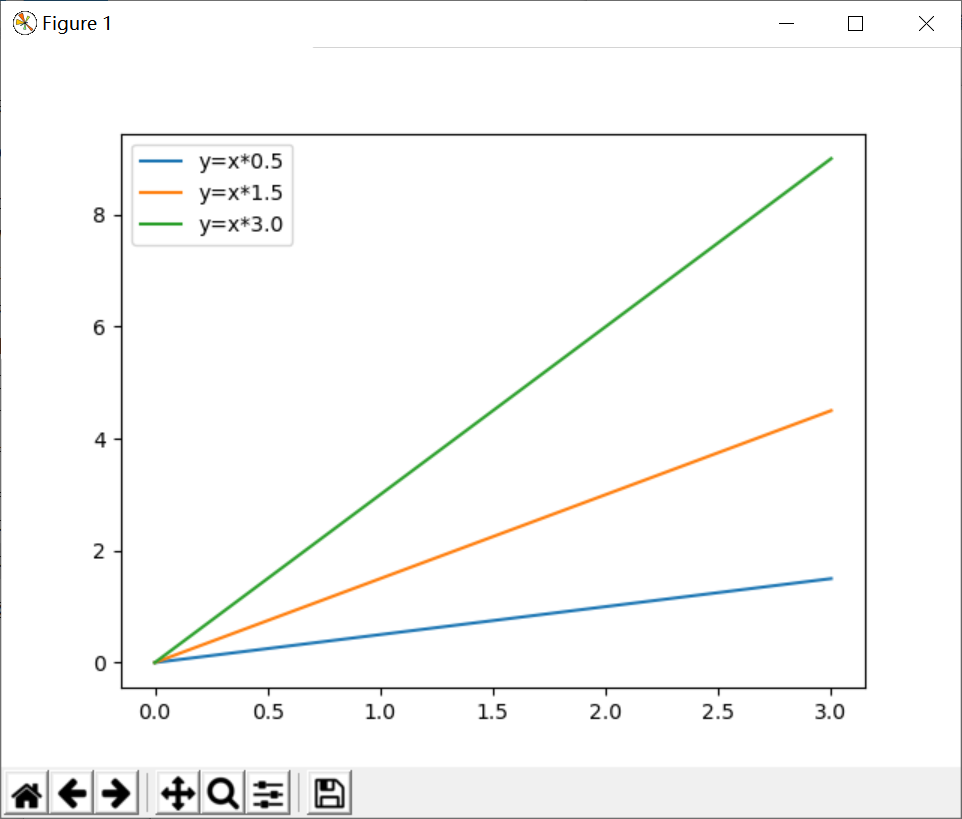

This chart was generated by the following Python code:
import numpy as np  
import matplotlib.pyplot as plt  
X = np.arange(0,4)
print(X)

#绘制图形
plt.plot(X, X*0.5, label="y=x*0.5")
plt.plot(X, X*1.5, label="y=x*1.5")
plt.plot(X, X*3.0, label="y=x*3.0")
plt.legend()
plt.show() 
